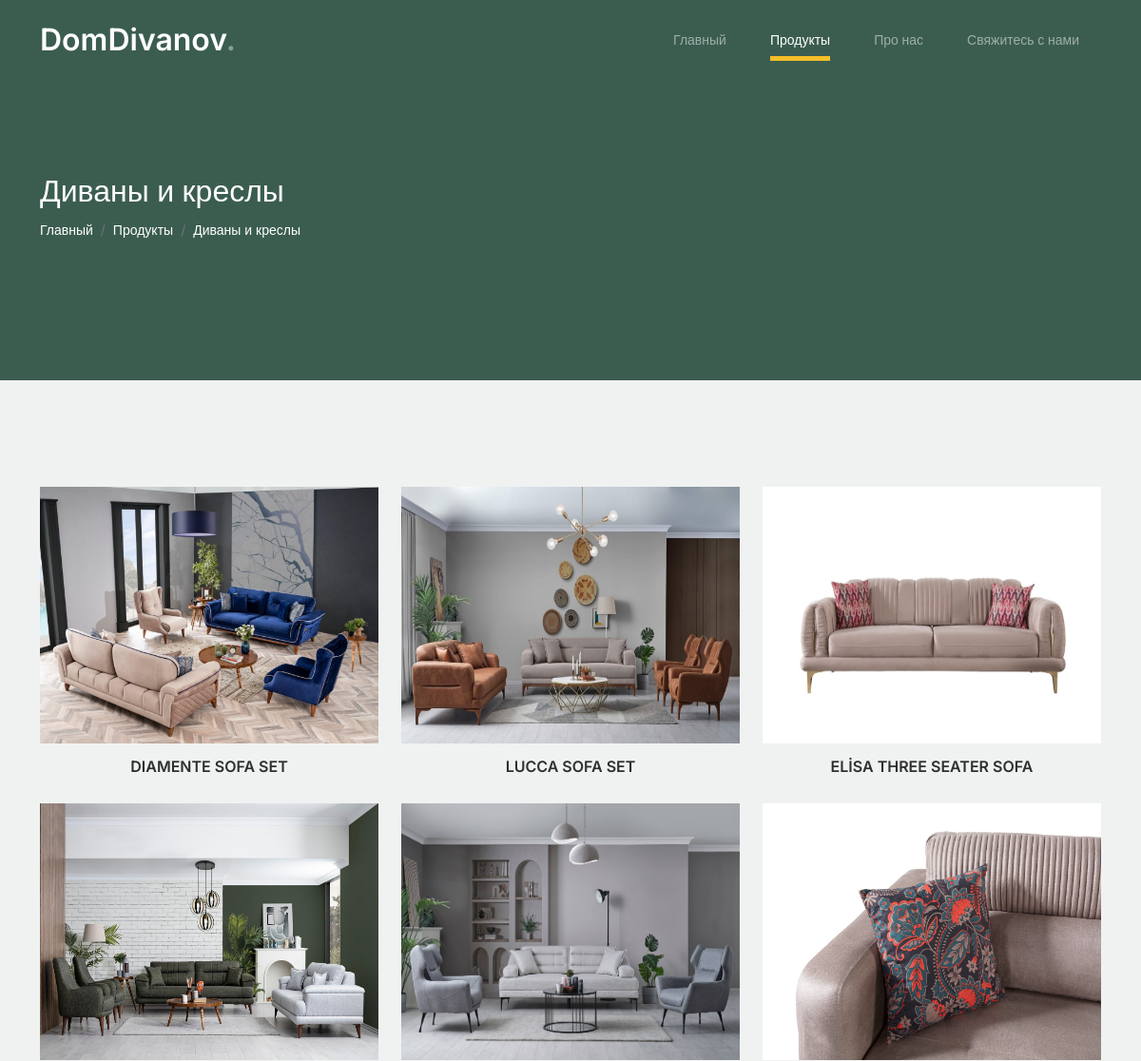
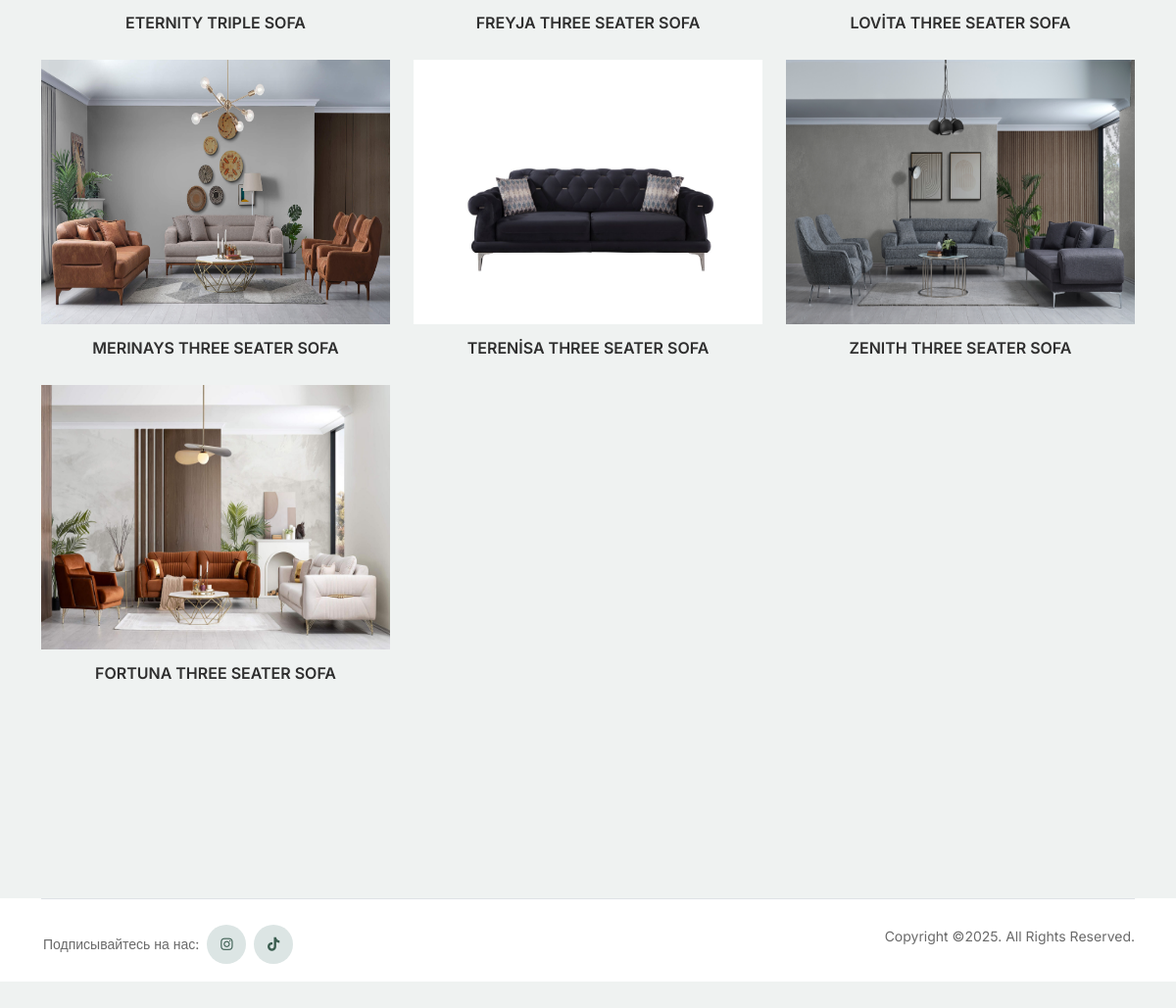
/1/, run on the app's committed database (2 pictures, top to bottom).
### zell/models.py (models this page shows, shortened)
class Category(models.Model):
    name = models.CharField("Категория", max_length=150)
    poster = models.ImageField("Постер", upload_to="category_poster/")
    url = models.SlugField(max_length=160)
    class Meta:
        verbose_name = 'Категория'
        verbose_name_plural = 'Категории'

class Furniture(models.Model):
    name = models.CharField("Имя", max_length=150)
    poster = models.ImageField("Постер", upload_to="furni_poster/")
    description = models.TextField("Описание")
    price = models.PositiveIntegerField("Цена", default=0)
    category = models.ForeignKey(Category, verbose_name="Категория", on_delete=models.SET_NULL, null=True)
    class Meta:
        verbose_name = "Мебель"
        verbose_name_plural = "Мебели"

### zell/views.py (the view)
# urls.py: path("<int:pk>/", views.main_detail, name="main_detail"),
def main_detail(request, pk):
    main = Category.objects.get(id=pk)
    main_details = Furniture.objects.filter(category=pk)
    context = {'main':main, 'main_details':main_details}
    return render(request, 'zell/main_detail.html', context)

### templates/zell/main_detail.html (shortened to what this page needs)
{% extends "index.html" %}
{% load static %}
{% block content %}
    <nav class="custom-navbar navbar navbar navbar-expand-md navbar-dark bg-dark" arial-label="Furni navigation bar">
        <div class="container">
            <a class="navbar-brand" href="{% url 'zell:main' %}">DomDivanov<span>.</span></a>
            <div class="collapse navbar-collapse" id="navbarsFurni">
                <ul class="custom-navbar-nav navbar-nav ms-auto mb-2 mb-md-0">
                    <li><a class="nav-link" href="{% url 'zell:main' %}">Главный</a></li>
                    <li class="nav-item active"><a class="nav-link" href="{% url 'zell:products' %}">Продукты</a></li>
                    <li><a class="nav-link" href="{% url 'zell:about_us' %}">Про нас</a></li>
                    <li><a class="nav-link" href="{% url 'zell:contacts' %}">Свяжитесь с нами</a></li>
                </ul>
            </div>
        </div>
    </nav>
    <div class="hero">
        <div class="container">
            <div class="row justify-content-between">
                <div class="col-lg-7">
                    <div class="intro-excerpt">
                        <h2 class="text-white">{{ main.name }}</h2>
                    </div>
                </div>
                <div class="col-lg-5">
                </div>
            </div>
            <div class="row">
                <div class="col-lg-7">
                    <ol class="breadcrumb">
                        <li class="breadcrumb-item"><a class="text-white" style="text-decoration: none;" href="{% url 'zell:main' %}">Главный</a></li>
                        <li class="breadcrumb-item"><a class="text-white" style="text-decoration: none;" href="{% url 'zell:products' %}">Продукты</a></li>
                        <li class="breadcrumb-item"><a class="text-white" style="text-decoration: none;" href="#">{{ main.name }}</a></li>
                    </ol>
                </div>
            </div>
        </div>
    </div>
    <div class="untree_co-section product-section before-footer-section">
        <div class="container">
            <div class="row">
                {% for main_detail in main_details %}
                    <div class="col-lg-4 main_detail">
                        <a class="product-item" href="{% url 'zell:product_detail' main.pk main_detail.pk %}">
                            <div style="height: 270px;">
                                <img src="{{ main_detail.poster.url }}" class="img-fluid product-thumbnail" style="height: 100%; width:100%">
                            </div>
                            <h3 class="product-title text-center" style="margin-top:15px;">{{ main_detail.name }}</h3>
                        </a>
                    </div>
                {% endfor %}
            </div>
        </div>
    </div>
{% endblock %}

### templates/index.html (shortened to what this page needs)
<!DOCTYPE html>
{% load static %}
<html lang="en">
  <head>
		<link href="{% static 'css/bootstrap.min.css' %}" rel="stylesheet">
		<link href="https://cdnjs.cloudflare.com/ajax/libs/font-awesome/6.0.0-beta3/css/all.min.css" rel="stylesheet">
		<link href="{% static 'css/tiny-slider.css' %}" rel="stylesheet">
		<link href="{% static 'css/style.css' %}" rel="stylesheet">
	</head>
	<body>
		{% block content %}{% endblock %}
		<footer class="footer-section">
			<div class="container relative">
				<div class="border-top copyright">
					<div class="row pt-4">
						<div class="col-lg-6">
							<ul class="list-unstyled custom-social">
								<li><span>Подписывайтесь на нас:</span></li>
								<li><a href="https://www.instagram.com/domdivanov.kz/" target="_blank"><span class="fa fa-brands fa-instagram"></span></a></li>
								<li><a href="https://www.tiktok.com/@domdivanov.kz?is_from_webapp=1&sender_device=pc" target="_blank"><span class="fa fa-brands fa-tiktok"></span></a></li>
							</ul>
						</div>
						<div class="col-lg-6">
							<p class="mb-2 text-end">Copyright &copy;<script>document.write(new Date().getFullYear());</script>. All Rights Reserved.</p>
						</div>
					</div>
				</div>
			</div>
		</footer>
	</body>
</html>

### static/css/style.css (style rules this page uses)
body { overflow-x: hidden; position: relative; }
body { font-family: "Inter", sans-serif; font-weight: 400; line-height: 28px; color: #6a6a6a; font-size: 14px; background-color: #eff2f1; }
a { text-decoration: none; -webkit-transition: .3s all ease; -o-transition: .3s all ease; transition: .3s all ease; color: #2f2f2f; text-decoration: underline; }
.custom-navbar { background: #3b5d50 !important; padding-top: 20px; padding-bottom: 20px; }
.custom-navbar .navbar-brand { font-size: 32px; font-weight: 600; }
.custom-navbar .navbar-brand > span { opacity: .4; }
@media (min-width: 992px) { .custom-navbar .custom-navbar-nav li { margin-left: 15px; margin-right: 15px; } }
.custom-navbar .custom-navbar-nav li a { font-weight: 500; color: #ffffff !important; opacity: .5; -webkit-transition: .3s all ease; -o-transition: .3s all ease; transition: .3s all ease; position: relative; }
@media (min-width: 768px) { .custom-navbar .custom-navbar-nav li a:before { content: ""; position: absolute; bottom: 0; left: 8px; right: 8px; background: #f9bf29; height: 5px; opacity: 1; visibility: visible; width: 0; -webkit-transition: .15s all ease-out; -o-transition: .15s all ease-out; transition: .15s all ease-out; } }
.custom-navbar .custom-navbar-nav li.active a { opacity: 1; }
.custom-navbar .custom-navbar-nav li.active a:before { width: calc(100% - 16px); }
.hero { background: #3b5d50; padding: calc(4rem - 30px) 0 0rem 0; }
@media (min-width: 768px) { .hero { padding: calc(4rem - 30px) 0 4rem 0; } }
@media (min-width: 768px) { .hero { padding: calc(8rem - 30px) 0 8rem 0; } }
.hero .intro-excerpt { position: relative; z-index: 4; }
.product-section { padding: 7rem 0; }
.product-section .product-item { text-align: center; text-decoration: none; display: block; position: relative; padding-bottom: 20px; cursor: pointer; }
.product-section .product-item .product-thumbnail { margin-bottom: 20px; position: relative; top: 0; -webkit-transition: .3s all ease; -o-transition: .3s all ease; transition: .3s all ease; }
.product-section .product-item h3 { font-weight: 600; font-size: 16px; }
.product-section .product-item h3, .product-section .product-item strong { color: #2f2f2f; text-decoration: none; }
.product-section .product-item:before { bottom: 0; left: 0; right: 0; position: absolute; content: ""; background: #dce5e4; height: 0%; z-index: -1; border-radius: 10px; -webkit-transition: .3s all ease; -o-transition: .3s all ease; transition: .3s all ease; }
.before-footer-section { padding: 7rem 0 12rem 0 !important; }
.footer-section { background: #ffffff; margin-bottom: 27px; }
.footer-section .relative { position: relative; }
.footer-section a { text-decoration: none; color: #2f2f2f; -webkit-transition: .3s all ease; -o-transition: .3s all ease; transition: .3s all ease; }
.footer-section .custom-social li { margin: 2px; display: inline-block; }
.footer-section .custom-social li a { width: 40px; height: 40px; text-align: center; line-height: 40px; display: inline-block; background: #dce5e4; color: #3b5d50; border-radius: 50%; }
.footer-section .border-top { border-color: #dce5e4; }
.footer-section .border-top.copyright { font-size: 14px !important; }
.untree_co-section { padding: 7rem 0; }

### data on the page
Category: name "Диваны и креслы"
Furniture: poster (picture), name "DIAMENTE SOFA SET"
Furniture: poster (picture), name "LUCCA SOFA SET"
Furniture: poster (picture), name "ELİSA THREE SEATER SOFA"
Furniture: poster (picture), name "ETERNITY TRIPLE SOFA"
Furniture: poster (picture), name "FREYJA THREE SEATER SOFA"
Furniture: poster (picture), name "LOVİTA THREE SEATER SOFA"
Furniture: poster (picture), name "MERINAYS THREE SEATER SOFA"
Furniture: poster (picture), name "TERENİSA THREE SEATER SOFA"
Furniture: poster (picture), name "ZENITH THREE SEATER SOFA"
Furniture: poster (picture), name "FORTUNA THREE SEATER SOFA"
